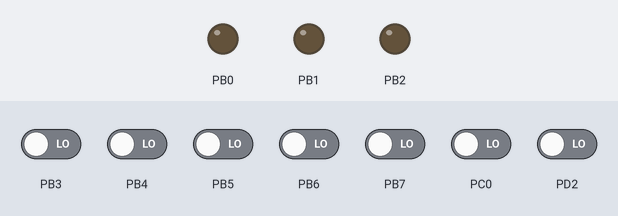
The program below on a simulated ATmega328P, built with avr-gcc and emulated at 16 MHz. On the bench: output pins drawn as LEDs (lit = HIGH). The inputs (shaded band) are chosen by the test bench; at power-on: PB3–7, PC0, PD2 LOW.

Above: at 0.1 s.
At 1.2 s:
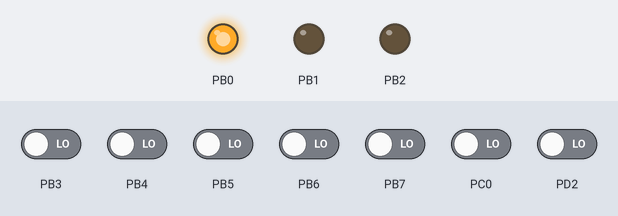
1.3 s: PD2 driven HIGH
At 2.4 s:
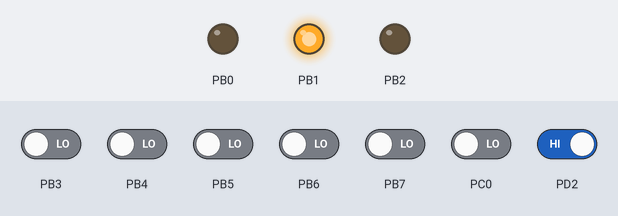
Timing chart, 0 to 13.3 s (numbered marks = the images above; inputs shaded):
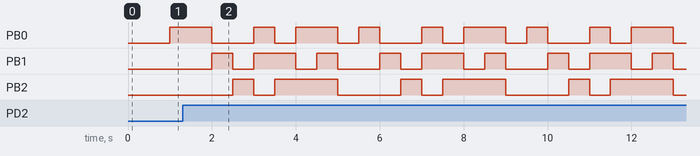

Measured:
- by itself, PB0: repeats every 4.0 s: HIGH 0.50 s, LOW 0.50 s, HIGH 1.0 s, LOW 0.50 s, HIGH 0.50 s, LOW 1.0 s
- by itself, PB1: repeats every 4.0 s: LOW 0.50 s, HIGH 1.0 s, LOW 0.50 s, HIGH 0.50 s, LOW 1.0 s, HIGH 0.50 s
- by itself, PB2: repeats every 4.0 s: LOW 0.50 s, HIGH 1.5 s, LOW 1.5 s, HIGH 0.50 s

The program:

main.c
```c
#include <avr/io.h>
#include <avr/interrupt.h>
#include <util/delay.h>
#define F_CPU 16000000

/* Variáveis:
 *
 * DDRB, DDRC e DDRD para configurarmos direção dos dados (data direction register)
 * LedRGB usado no DDRB, usando pinos 8,9 e 10 (PB0,PB1 e PB2) setado como saída/escrita
 * Primeiro botao no DDRC no pino 0 (A0) setado como entrada/leitura, então seu valor igual a 0, sentido da transição
 * Segundo botão no DDRD nos pino 2 (PD2) setado como entrada/leitura, então seu valor igual a 0, controle de velocidade
 */

unsigned char *p_ddrB;
unsigned char *p_ddrC;
unsigned char *p_ddrD;

/* DDRB como saída/escrita, precisa-se do registrador de endereços de entrada da porta B (PINB)
 * DDRC como entrada/leitura do botão, precisa-se usar o registrador de dados da porta C (PORTC), alem do pullup nesse mesmo pino, então (PINC)=1
 * DDRD como entrada/leitura do botão 2, precisa-se usar o registrador de dados da porta D (PORTD), alem do pullup nesse mesmo pino, então (PIND)=1
 */

unsigned char *p_portB;
unsigned char *p_pinB;
unsigned char *p_portC;
unsigned char *p_pinC;
unsigned char *p_portD;
unsigned char *p_pinD;

/* MCURC como setup do pull-up, precisa-se fazer MCURC[4] = 0 para habilitar o pull-up
 * EICRA e EIMSK, registradores para configurar as interrupções nos pinos INT0
 * PCICR para habilitar PCINT1
 * PCICR1 para o botão que controla o sentido da transição em A0
 */

unsigned char *p_mcucr;
unsigned char *p_eicra;
unsigned char *p_eimsk;
unsigned char *p_pcicr;
unsigned char *p_pcmsk;
unsigned char *p_pcint;

unsigned int i = 0, cont_botao_A = 0, cont_botao_B = 0;
unsigned int vetor[8] = {0x00, 0x01, 0x02, 0x04, 0x03, 0x06, 0x05, 0x07};

ISR(INT0_vect){
	cont_botao_A++;
	if (cont_botao_A == 4) cont_botao_A = 0;
}

ISR(PCINT1_vect){
	cont_botao_B++;
	if (cont_botao_B == 4) cont_botao_B = 0;
}
void setup(void)
{
	p_ddrB = (unsigned char *) 0x24;
	p_ddrC = (unsigned char *) 0x27;
	p_ddrD = (unsigned char *) 0x2A;
	p_portB = (unsigned char *) 0x25;
	p_portC = (unsigned char *) 0x28;
	p_portD = (unsigned char *) 0x2B;
	p_pinB = (unsigned char *) 0x23;
	p_pinC = (unsigned char *) 0x26;
	p_pinD = (unsigned char *) 0x29;
	p_mcucr = (unsigned char *) 0x55;
	p_eicra = (unsigned char *) 0x69;
	p_eimsk = (unsigned char *) 0x3D;
	p_pcicr = (unsigned char *) 0x68;
	p_pcmsk = (unsigned char *) 0x6C;

	*p_ddrB |= 0b00000111;
	*p_ddrC &= 0b11111110;
	*p_ddrD &= 0b11111011;

	*p_pinB |= 0b00000111;					/* Pull-up nos pinos de saída p/ LEDs */
	*p_portB &= 0b11111000;					/* Inicialmente, LEDs apagados =(000) */
	*p_portC &= 0b00000001;					/* Para pull-up, PORTC[0] setado em 1 */
	*p_portD &= 0b00000100;					/* Para pull-up, PORTD[2] setado em 1 */

	*p_eicra |= 0b00000011;					/* INT0 configurado para ser ativado pela borda de subida no pino */
	*p_eimsk |= 0b00000001;					/* habilita INT0 (se fosse INT1, seria 0b00000010) */
	*p_mcucr &= 0b11101111;					/* habilita pullup nos pinos que forem setados posteriormente */
	*p_pcmsk |= 0b00000001;					/* habilita o disparo de interrupções a cada mudança de nível lógico no PCINT1 */
	*p_pcicr |= 0b00000010;					/* habilita as interrupções PCINT1 */

	sei(); 									/* seta o flag I no SREG, habilitando as interrupções */
}

void _sentido(void){
	//Sentido de rotação dos LEDs

	if (cont_botao_B == 0){
		i++;
		if(*p_portB == 0x07) i=0;
	}

	else if(cont_botao_B == 1){
		i++;
		if(*p_portB == 0x07) i=0;
	}

	else if(cont_botao_B == 2){
		i--;
		if (*p_portB == 0x00) i=7;
	}

	else if(cont_botao_B == 3){
		i++;
		if(*p_portB == 0x07) i=0;
	}
}

void _tempo(void){
	int t;
	if (cont_botao_A == 1){
		for(t = 0; t<20 ; t++){
			_delay_ms(25);
		}
	}
	else if(cont_botao_A == 2){
		for(t = 0; t<10 ; t++){
			_delay_ms(25);
		}
	}
	else if(cont_botao_A == 3){
		for(t = 0; t<5 ; t++){
			_delay_ms(25);
		}
	}
	else{
		_delay_ms(1000);
	}
}
int main(void)
{
	setup();

	while (1){
		*p_portB |= vetor[i];
		_tempo();
		_sentido();
		*p_portB &= 0b11111000;					/* Inicialmente, LEDs apagados =(000) */
	}
}
```
